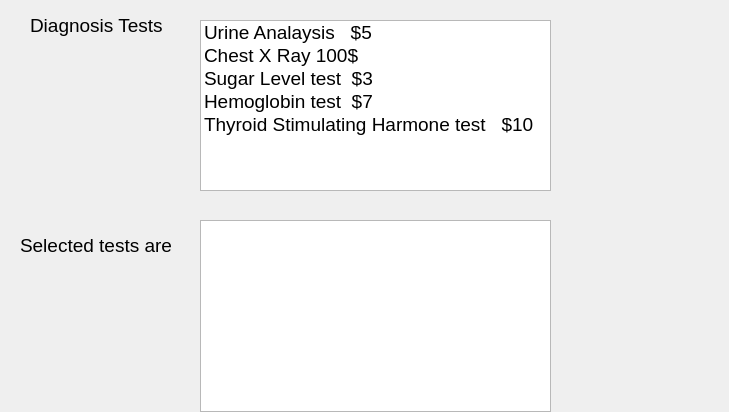
<?xml version="1.0" encoding="UTF-8"?>
<ui version="4.0">
 <class>Dialog</class>
 <widget class="QDialog" name="Dialog">
  <property name="geometry">
   <rect>
    <x>0</x>
    <y>0</y>
    <width>729</width>
    <height>412</height>
   </rect>
  </property>
  <property name="windowTitle">
   <string>Dialog</string>
  </property>
  <widget class="QListWidget" name="listWidgetDiagnosis">
   <property name="geometry">
    <rect>
     <x>200</x>
     <y>20</y>
     <width>351</width>
     <height>171</height>
    </rect>
   </property>
   <property name="font">
    <font>
     <pointsize>14</pointsize>
    </font>
   </property>
   <property name="selectionMode">
    <enum>QAbstractItemView::MultiSelection</enum>
   </property>
   <item>
    <property name="text">
     <string>Urine Analaysis   $5</string>
    </property>
   </item>
   <item>
    <property name="text">
     <string>Chest X Ray 100$</string>
    </property>
   </item>
   <item>
    <property name="text">
     <string>Sugar Level test  $3</string>
    </property>
   </item>
   <item>
    <property name="text">
     <string>Hemoglobin test  $7</string>
    </property>
   </item>
   <item>
    <property name="text">
     <string>Thyroid Stimulating Harmone test   $10</string>
    </property>
   </item>
  </widget>
  <widget class="QLabel" name="labelTest">
   <property name="geometry">
    <rect>
     <x>20</x>
     <y>230</y>
     <width>171</width>
     <height>31</height>
    </rect>
   </property>
   <property name="font">
    <font>
     <pointsize>14</pointsize>
    </font>
   </property>
   <property name="text">
    <string>Selected tests are</string>
   </property>
  </widget>
  <widget class="QLabel" name="label">
   <property name="geometry">
    <rect>
     <x>30</x>
     <y>10</y>
     <width>151</width>
     <height>31</height>
    </rect>
   </property>
   <property name="font">
    <font>
     <pointsize>14</pointsize>
    </font>
   </property>
   <property name="text">
    <string>Diagnosis Tests</string>
   </property>
  </widget>
  <widget class="QListWidget" name="listWidgetSelectedTests">
   <property name="geometry">
    <rect>
     <x>200</x>
     <y>220</y>
     <width>351</width>
     <height>192</height>
    </rect>
   </property>
   <property name="font">
    <font>
     <pointsize>14</pointsize>
    </font>
   </property>
  </widget>
 </widget>
 <resources/>
 <connections/>
</ui>
